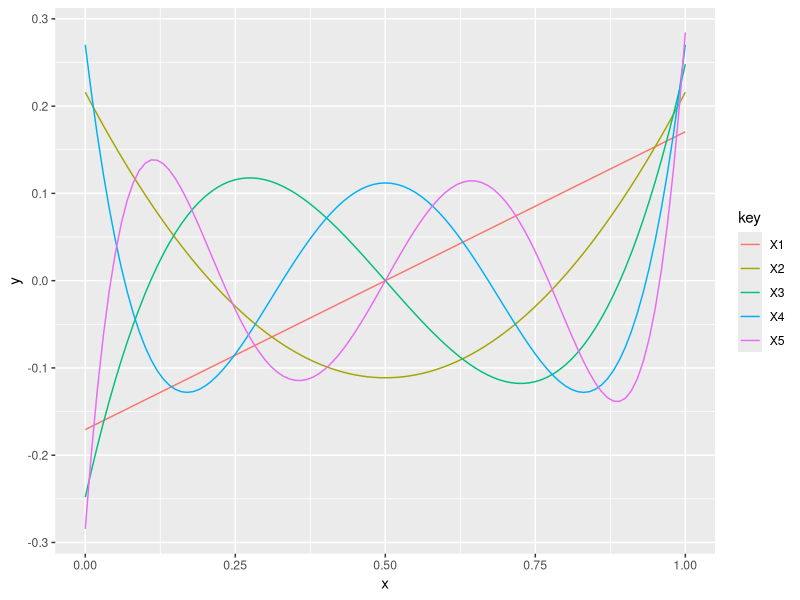
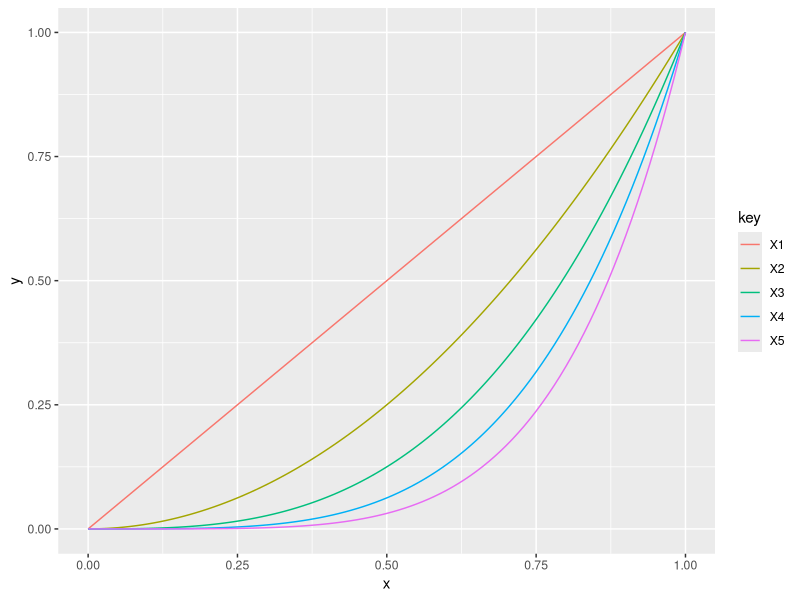
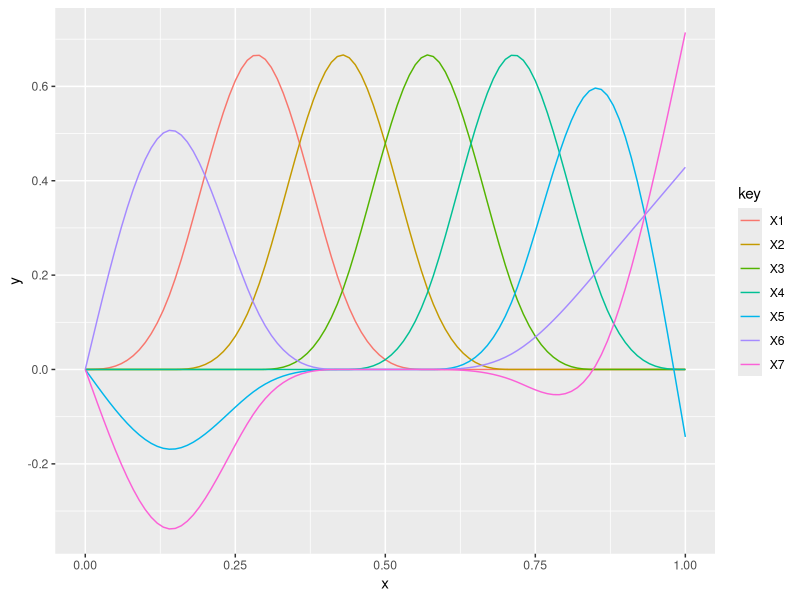
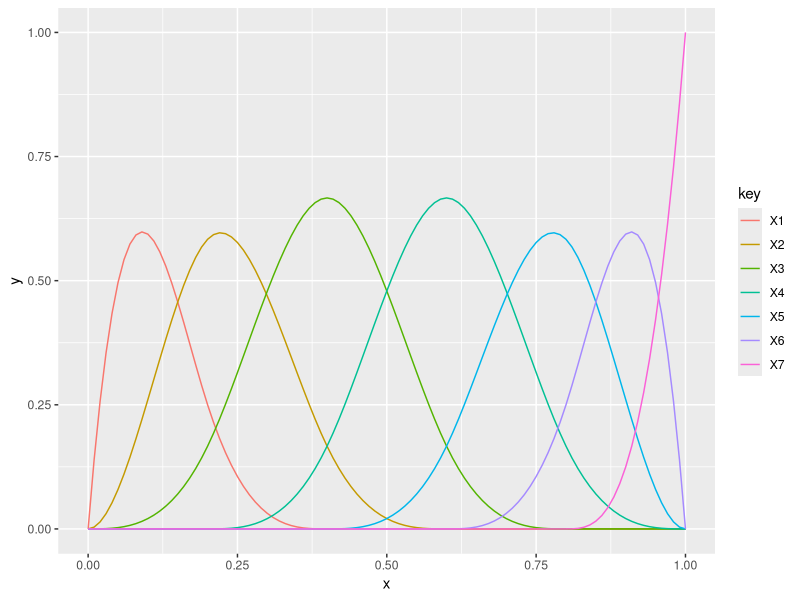
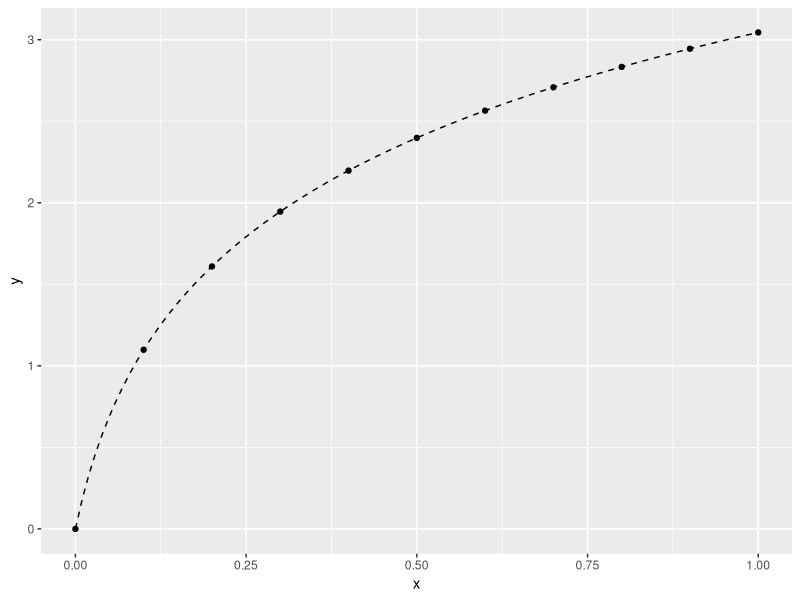
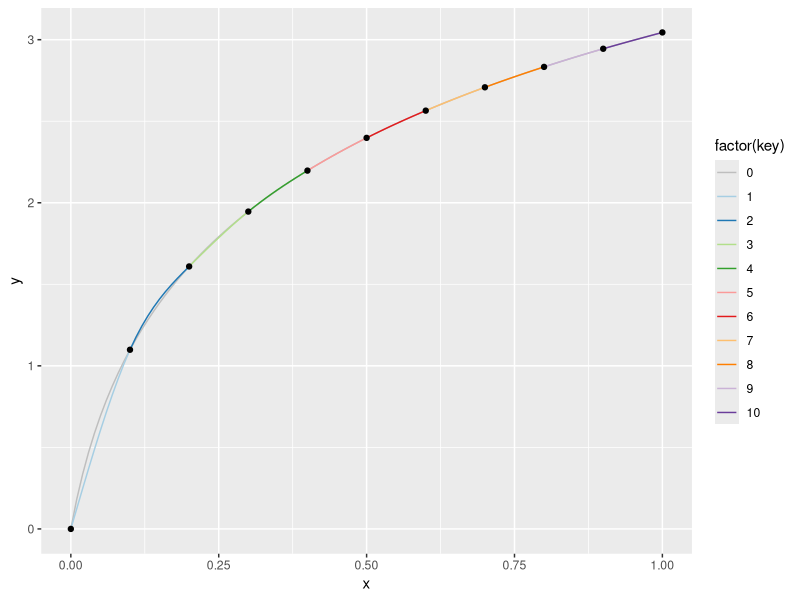
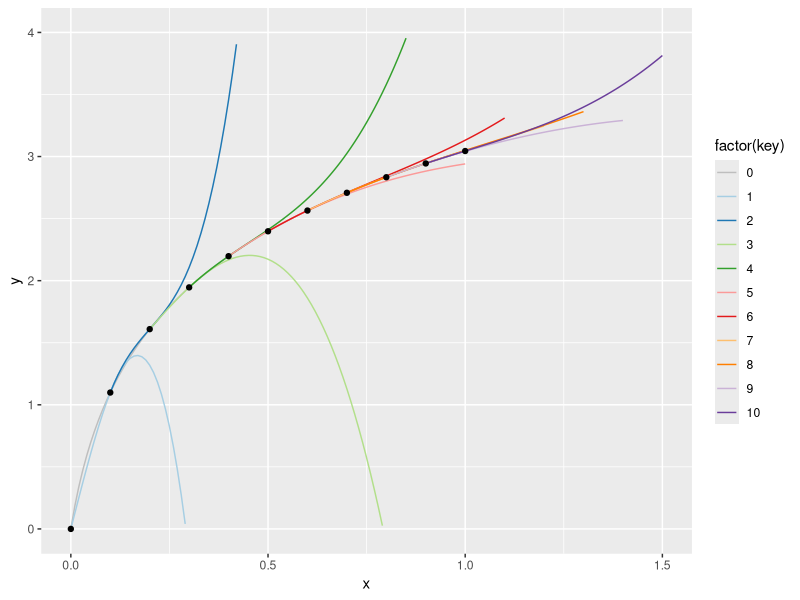
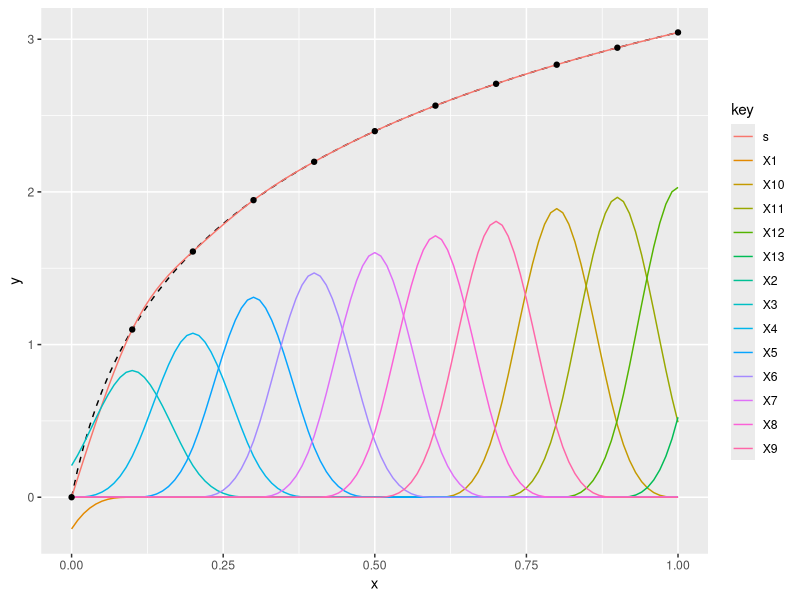

The R script that drew these images, in order:
## ---- chunk 1
knitr::opts_chunk$set(echo = TRUE)
library(MASS)
library(splines)
library(tidyverse)
library(RColorBrewer)

## ---- chunk 2
#x transfer to different "splines"
xf = seq(0,1,0.01)

z = poly(xf,degree = 5)
gdata = data.frame(x = xf,z) %>% gather(key = "key",value = "y", -1)
p = ggplot(data = gdata) +geom_path(aes(x = x, y = y,color = key))
print(p)

z = poly(xf,degree = 5,raw = T)
gdata = data.frame(x = xf,z) %>% gather(key = "key",value = "y", -1)
p = ggplot(data = gdata) +geom_path(aes(x = x, y = y,color = key))
print(p)

z = ns(xf,df = 7)
gdata = data.frame(x = xf,z) %>% gather(key = "key",value = "y", -1)
p = ggplot(data = gdata) +geom_path(aes(x = x, y = y,color = key))
print(p)

z = bs(xf,df = 7)
gdata = data.frame(x = xf,z) %>% gather(key = "key",value = "y", -1)
p = ggplot(data = gdata) +geom_path(aes(x = x, y = y,color = key))
print(p)

## ---- chunk 3
xf = seq(0,1,0.01)
yf = log(xf*20+1)

x = seq(0,1,0.1)
y = log(x*20+1)

#plot(xf,yf,type = 'l')
#points(x,y,col = "red")
p = ggplot() +
  geom_path(data = data.frame(x = xf,y = yf),aes(x = x,y = y),linetype = "dashed")+
  geom_point(data = data.frame(x = x,y = y),aes(x = x,y = y))
print(p)
## ---- chunk 4

h = interpSpline(y~x)
coefs = h$coefficients

pk = length(h$knots)-1
gdata = data.frame(x = xf, y = yf , key = 0)
for(i in 1:pk){
  xk = seq(h$knots[i],h$knots[i+1],0.01)
  yk = h$coefficients[i,1] + poly(xk-h$knots[i],degree = splineOrder(h)-1,raw = T) %*% h$coefficients[i,2:splineOrder(h)]
  #lines(xk,yk,col = colors[i])
  gdata = rbind(gdata,data.frame(x = xk, y  = yk, key = i))
}
p = ggplot() +
  geom_line(data = gdata,aes(x = x, y = y,color = factor(key)))+
  geom_point(data = data.frame(x = x,y = y),aes(x = x,y = y))+
  scale_color_manual(values = c("grey",brewer.pal(pk,"Paired")))
print(p)
## ---- chunk 5

gdata = data.frame(x = xf, y = yf , key = 0)
for(i in 1:pk){
  ex = (h$knots[i+1] - h$knots[i])*5
  xk = seq(h$knots[i],h$knots[i+1]+ex,0.01)
  yk = h$coefficients[i,1] + poly(xk-h$knots[i],degree = splineOrder(h)-1,raw = T) %*% h$coefficients[i,2:splineOrder(h)]
  #lines(xk,yk,col = colors[i])
  gdata = rbind(gdata,data.frame(x = xk, y  = yk, key = i))
}
p = ggplot() +
  geom_line(data = gdata,aes(x = x, y = y,color = factor(key)))+
  geom_point(data = data.frame(x = x,y = y),aes(x = x,y = y))+
  ylim(0,4)+
  scale_color_manual(values = c("grey",brewer.pal(pk,"Paired")))
print(p)
## ---- chunk 6
hb = interpSpline(y~x,bSpline = T)

z = bs(xf,knots = splineKnots(hb),
       degree = hb$order-1,
       Boundary.knots =attr(hb,"Boundary.knots"),
       intercept = T)

yz = z %*% hb$coefficients

#plot(xf,yz,type = 'l')
#points(x,y,col = 'red')
#lines(xf,yf,lty = 4)

yzs = z %*% diag(hb$coefficients)
gdata = data.frame(yzs) %>% mutate(x = xf,s = rowSums(yzs)) %>% gather(key = "key",value = "y", -c("x"))
#p = ggplot(data = gdata) +geom_path(aes(x = x, y = y,color = key))
p = ggplot() +
    geom_path(data = data.frame(x = xf,y = yf),aes(x = x,y = y),linetype = "dashed")+
    geom_path(data = gdata,aes(x = x, y = y,color = key))+
    geom_point(data = data.frame(x = x,y = y),aes(x = x,y = y))
print(p)
## ---- chunk 7
xf = seq(0,1,0.01)
yf = log(xf*20+1)

x = seq(0,1,0.1)
y = log(x*20+1)

d = 8
z = poly(x,degree = d)
m = lm(y ~z)
cf = coef(m)
newdata = poly(xf,degree = d,coefs = attr(z,"coefs"))
#yh = newdata %*% cf[2:6] + cf[1]
yhs = newdata %*% diag(cf[2:(d+1)])
yhs = cbind(cf[1],yhs)
gdata = data.frame(yhs) %>% mutate(x = xf,s = rowSums(yhs)) %>% gather(key = "key",value = "y", -c("x"))
p = ggplot() +
    geom_path(data = data.frame(x = xf,y = yf),aes(x = x,y = y),linetype = "dashed")+
    geom_path(data = gdata,aes(x = x, y = y,color = key))+
    geom_point(data = data.frame(x = x,y = y),aes(x = x,y = y))
print(p)


d = 8
z = ns(x,df = d)
m = lm(y ~ z)
cf = coef(m)
newdata = ns(xf,df = d)
#yh = newdata %*% cf[2:6] + cf[1]
yhs = newdata %*% diag(cf[2:(d+1)])
yhs = cbind(cf[1],yhs)
gdata = data.frame(yhs) %>% mutate(x = xf,s = rowSums(yhs)) %>% gather(key = "key",value = "y", -c("x"))
p = ggplot() +
  geom_path(data = data.frame(x = xf,y = yf),aes(x = x,y = y),linetype = "dashed")+
  geom_path(data = gdata,aes(x = x, y = y,color = key))+
  geom_point(data = data.frame(x = x,y = y),aes(x = x,y = y))
print(p)

d = 8
z = bs(x,df = d)
m = lm(y ~ z)
cf = coef(m)
newdata = bs(xf,df = d)
#yh = newdata %*% cf[2:6] + cf[1]
yhs = newdata %*% diag(cf[2:(d+1)])
yhs = cbind(cf[1],yhs)
gdata = data.frame(yhs) %>% mutate(x = xf,s = rowSums(yhs)) %>% gather(key = "key",value = "y", -c("x"))
p = ggplot() +
  geom_path(data = data.frame(x = xf,y = yf),aes(x = x,y = y),linetype = "dashed")+
  geom_path(data = gdata,aes(x = x, y = y,color = key))+
  geom_point(data = data.frame(x = x,y = y),aes(x = x,y = y))
print(p)


hb = interpSpline(y~x,bSpline = T)
z = bs(x,knots = splineKnots(hb),
       degree = hb$order-1,
       Boundary.knots =attr(hb,"Boundary.knots"),
       intercept = T)
#m = lm(y~ 0 + z) #
coef.m = ginv(z) %*% y

newdata = bs(xf,knots = splineKnots(hb),
       degree = hb$order-1,
       Boundary.knots =attr(hb,"Boundary.knots"),
       intercept = T)

yzs = newdata %*% diag(coef.m[,1])
gdata = data.frame(yzs) %>% mutate(x = xf,s = rowSums(yzs)) %>% gather(key = "key",value = "y", -c("x"))
p = ggplot() +
  geom_path(data = data.frame(x = xf,y = yf),aes(x = x,y = y),linetype = "dashed")+
  geom_path(data = gdata,aes(x = x, y = y,color = key))+
  geom_point(data = data.frame(x = x,y = y),aes(x = x,y = y))
print(p)
## ---- chunk 8

f = function(xf){
  xf - 0.1*xf^2 + sin(xf)
}

xf = seq(-3,6,0.02)
yf = f(xf)

x = seq(-3,6,1)
y = f(x)

p = ggplot() + geom_path(data = data.frame(x = xf, y = yf),aes(x= x, y = y))+
    geom_point(data = data.frame(x = x, y = y),aes(x = x,y = y))
print(p)

hb = interpSpline(y~x,bSpline = T)

z = bs(xf,knots = splineKnots(hb),
       degree = hb$order-1,
       Boundary.knots =attr(hb,"Boundary.knots"),
       intercept = T)

#yz = z %*% hb$coefficients

yzs = z %*% diag(hb$coefficients)
gdata = data.frame(yzs) %>% mutate(x = xf,s = rowSums(yzs)) %>% gather(key = "key",value = "y", -c("x"))
p = ggplot() +
  geom_path(data = data.frame(x = xf,y = yf),aes(x = x,y = y),linetype = "dashed")+
  geom_path(data = gdata,aes(x = x, y = y,color = key))+
  geom_point(data = data.frame(x = x,y = y),aes(x = x,y = y))
print(p)

xs = seq(-3,6,0.1)
zs = bs(xs,knots = splineKnots(hb),
       degree = hb$order-1,
       Boundary.knots =attr(hb,"Boundary.knots"),
       intercept = T)
yzs = zs %*% diag(hb$coefficients)

k = dim(yzs)[2]
gdata = data.frame(yzs) %>% mutate(x = xs) %>% gather(key = "key",value = "y", -c("x"))
gdata$key = factor(gdata$key,levels = paste0("X",seq(1,k)))

p = ggplot() +
  geom_path(data = data.frame(x = xf,y = yf),aes(x = x,y = y),linetype = "dashed")+
  geom_col(data = gdata,aes(x = x, y = y,fill = key)) +
  geom_point(data = data.frame(x = x,y = y),aes(x = x,y = y))+
  scale_fill_brewer(palette = "Paired")
print(p)


cumsum.m = matrix(rep(0,k^2),ncol = k)
cumsum.m[upper.tri(cumsum.m,diag= T)] = 1
cumsum.m = apply(cumsum.m,2,rev)
ind = yzs > 0

yzs.p = yzs *0
yzs.p[ind] = yzs[ind]
yzs.n = yzs * 0
yzs.n[!ind] = yzs[!ind]

yzs.c.p = yzs.p %*% cumsum.m
yzs.c.n = yzs.n %*% cumsum.m


gdata.c.p = data.frame(yzs.c.p) %>% mutate(x = xs) %>% gather(key = "key",value = "y", -c("x"))
gdata.c.n = data.frame(yzs.c.n) %>% mutate(x = xs) %>% gather(key = "key",value = "y", -c("x"))
gdata.c.p$key = factor(gdata.c.p$key,levels = paste0("X",seq(1,k)))
gdata.c.n$key = factor(gdata.c.n$key,levels = paste0("X",seq(1,k)))

p = ggplot() +
  geom_path(data = data.frame(x = xf,y = yf),aes(x = x,y = y),linetype = "dashed")+
  geom_col(data = gdata,aes(x = x, y = y,fill = key)) +
  geom_path(data = gdata.c.p,aes(x = x, y = y,color = key)) +
  geom_path(data = gdata.c.n,aes(x = x, y = y,color = key)) +
  geom_point(data = data.frame(x = x,y = y),aes(x = x,y = y))+
  scale_fill_brewer(palette = "Paired")+scale_color_brewer(palette = "Paired")
print(p)

